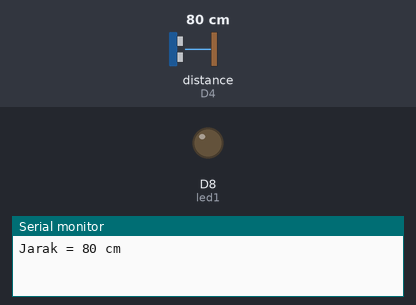
Bench run of a sketch on a simulated ESP8266 (NodeMCU). Shown: output pins drawn as LEDs (lit = HIGH), the last lines printed to the serial monitor. Wiring (inferred from the names in the program): ultrasonic range finder: trigger D0; echo D4. The test bench sets the inputs (shaded band); at power-on: distance to the obstacle (sensor on D4) 80 cm. The echo pulse lasts 58.3 µs per cm; pins used as bus, display or sensor lines are not drawn.

Above: at 1.8 s.
1.9 s: distance to the obstacle (sensor on D4) set to 32 cm
4.2 s: distance to the obstacle (sensor on D4) set to 28 cm
At 6.4 s:
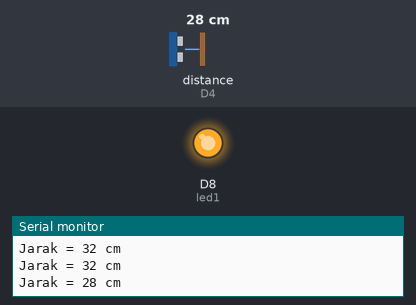
7.5 s: distance to the obstacle (sensor on D4) set to 35 cm
At 10.1 s:
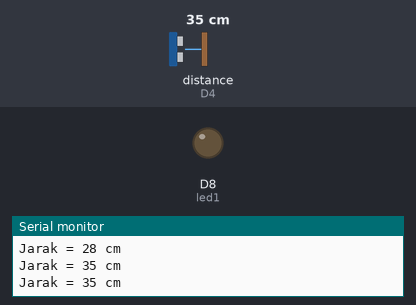
10.5 s: distance to the obstacle (sensor on D4) set to 2 cm
At 12.6 s:
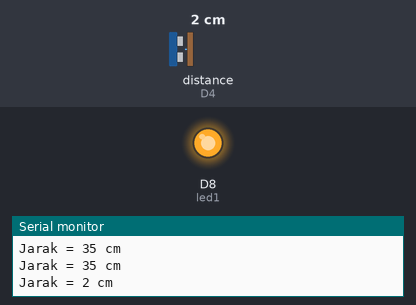
Timing chart, 0 to 14.1 s (numbered marks = the images above; inputs shaded):
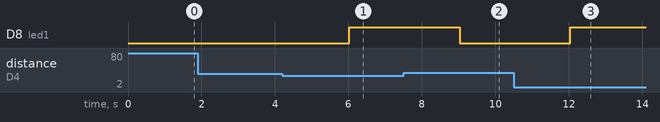

The sketch:

ultra.ino
```cpp
// C++ code
//
const int TRIGPIN = D0;
const int ECHOPIN = D4;
int led1 = D8;
long timer, jarak;//berapa lama menerima sinyal

void setup()
{
  Serial.begin(115200);
  pinMode(TRIGPIN, OUTPUT); //mancar
  pinMode(ECHOPIN, INPUT); //menerima
  pinMode(led1, OUTPUT);
}

void loop()
{
  digitalWrite(TRIGPIN, LOW);
  delayMicroseconds(2);
  digitalWrite(TRIGPIN, HIGH);
  delayMicroseconds(10);
  digitalWrite(TRIGPIN, LOW);

  timer = pulseIn(ECHOPIN, HIGH);
  jarak = (timer/2)/29;
  delay(1000);

  if (jarak >= 1 && jarak <=30) {
    digitalWrite(led1, HIGH);
  }
  else {
    digitalWrite(led1, LOW);
  }

  Serial.print("Jarak = ");
  Serial.print(jarak);
  Serial.print(" cm ");
  Serial.println();
}
```

Measured:
- the behaviour switches between 31 and 30 cm on distance to the obstacle (sensor on D4) (found by bisection; images 0 and 1)
- after the input at 4.2 s, D8 (led1): LOW → HIGH after 1.8 s
- after the input at 7.5 s, D8 (led1): HIGH → LOW after 1.5 s
- after the input at 10.5 s, D8 (led1): LOW → HIGH after 1.5 s
